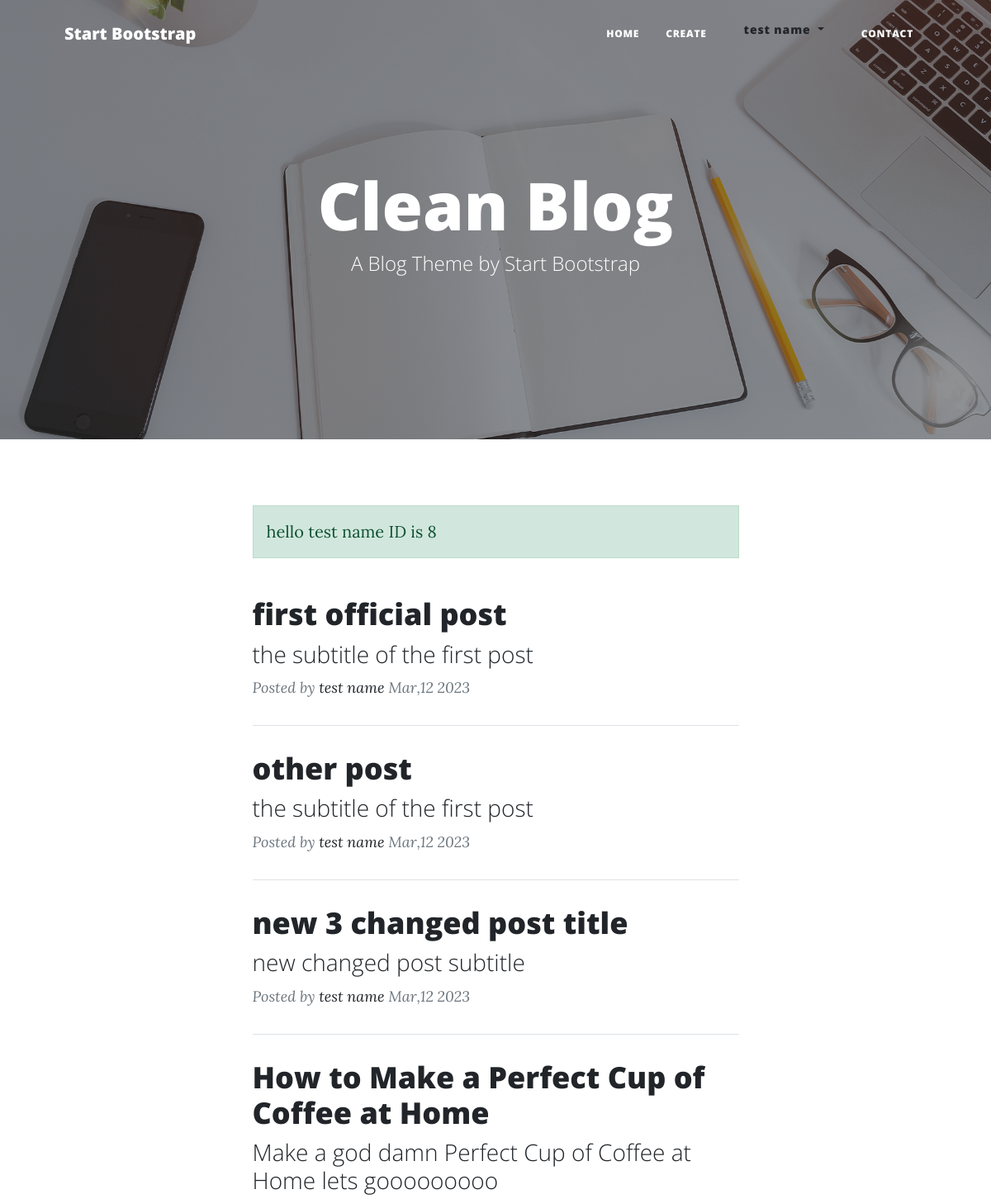
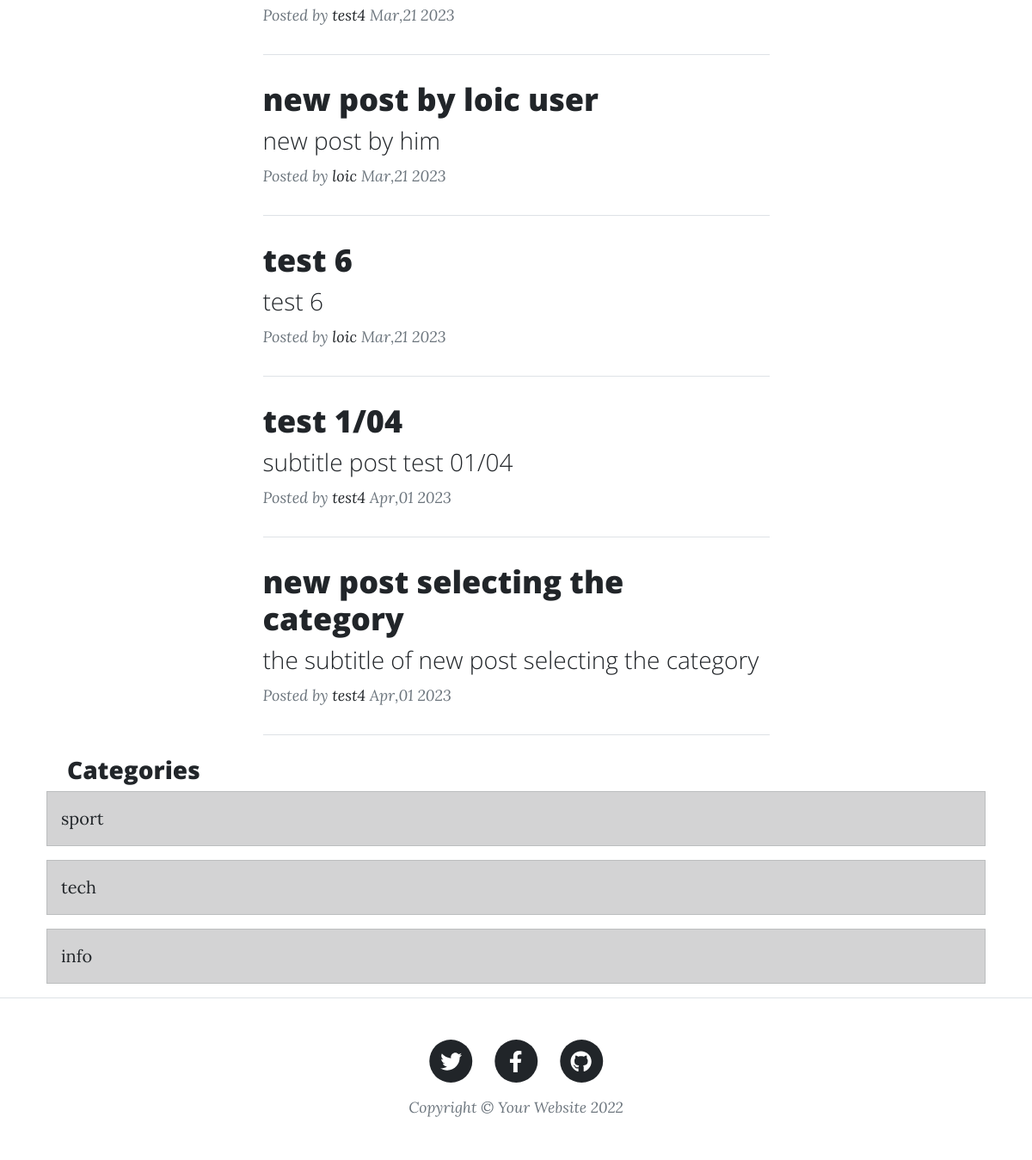
Page /index.php?success=loginsuccess (signed in) on the committed database (2 pictures, top to bottom).
### tables this page shows
CREATE TABLE IF NOT EXISTS `posts` (
  `postID` int NOT NULL AUTO_INCREMENT,
  `title` varchar(200) NOT NULL,
  `subtitle` varchar(200) NOT NULL,
  `body` text NOT NULL,
  `image` varchar(200) NOT NULL,
  `user_id` varchar(3) NOT NULL,
  `create_at` timestamp NOT NULL DEFAULT CURRENT_TIMESTAMP,
  `username` varchar(200) NOT NULL,
  `post_cat` int NOT NULL DEFAULT '1',
  PRIMARY KEY (`postID`)
);

CREATE TABLE IF NOT EXISTS `categories` (
  `catID` int NOT NULL AUTO_INCREMENT,
  `category_name` varchar(200) NOT NULL DEFAULT '0',
  `created_at` timestamp NOT NULL DEFAULT CURRENT_TIMESTAMP,
  PRIMARY KEY (`catID`)
);

### includes/show_post_cat_query.php (called while the page is built)
<?php
$catquyery = "SELECT * FROM categories";
$catresult = $conn->query($catquyery);
$catRows = array();
while ($catRow = $catresult->fetch_object()) {
    $catRows[] = $catRow;
}

### index.php (the view)
<?php
require_once "./includes/header.php";
require_once "./config/config.php";
$query = "SELECT * FROM posts";
$result = $conn->query($query);
$rows = array();
while ($row = $result->fetch_object()) {
    $rows[] = $row;
}
require_once "./includes/show_post_cat_query.php";
?>
<div class="row gx-4 gx-lg-5 justify-content-center">
    <div class="col-md-10 col-lg-8 col-xl-7">
        <?php
        if (isset($_SESSION['username'])) {
            echo '<p class="alert alert-success"> hello ' . $_SESSION['username'] . ' ID is ' . $_SESSION['user_id'] . "</p>";
        } else {
            echo "login to see your name";
        }
        ?>
    </div>
    <div class="col-md-10 col-lg-8 col-xl-7">
        <?php foreach ($rows as $row) : ?>
            <div class="post-preview">
                <a href="http://localhost/clean_post/posts/post.php?post_id=<?php echo $row->postID;; ?>">
                    <h2 class="post-title"><?php echo $row->title; ?></h2>
                    <h3 class="post-subtitle"><?php echo $row->subtitle; ?></h3>
                </a>
                <p class="post-meta">
                    Posted by
                    <a href="#!"><?php echo $row->username ?></a>
                    <?php echo date('M', strtotime($row->create_at)) . ',' . date('d', strtotime($row->create_at)) . ' ' . date('Y', strtotime($row->create_at)); ?>
                </p>
            </div>
            <hr class="my-4" />
        <?php endforeach; ?>
    </div>
    <h3 class="h3">Categories</h3>
    <?php foreach ($catRows as $catRow) { ?>
        <div class="alert alert-dark" role="alert">
            <a href="http://localhost/clean_post/categories/category.php?cat_id=<?php echo $catRow->catID; ?>"><?php echo $catRow->category_name; ?></a>
        </div>
    <?php } ?>
</div>
<?php
require_once "./includes/footer.php";
?>

### rows in the picture
posts: title "first official post", subtitle "the subtitle of the first post", username "test name", create_at "Mar", create_at "12", create_at "2023"
posts: title "other post", subtitle "the subtitle of the first post", username "test name", create_at "Mar", create_at "12", create_at "2023"
posts: title "new 3 changed post title", subtitle "new changed post subtitle", username "test name", create_at "Mar", create_at "12", create_at "2023"
posts: title "How to Make a Perfect Cup of Coffee at Home", subtitle "Make a god damn Perfect Cup of Coffee at Home lets gooooooooo", username "test4", create_at "Mar", create_at "21", create_at "2023"
posts: title "new post by loic user", subtitle "new post by him", username "loic", create_at "Mar", create_at "21", create_at "2023"
posts: title "test 6", subtitle "test 6", username "loic", create_at "Mar", create_at "21", create_at "2023"
posts: title "test 1/04", subtitle "subtitle post test 01/04", username "test4", create_at "Apr", create_at "01", create_at "2023"
posts: title "new post selecting the category", subtitle "the subtitle of new post selecting the category", username "test4", create_at "Apr", create_at "01", create_at "2023"
categories: category_name "sport"
categories: category_name "tech"
categories: category_name "info"

### other values in the picture
$_SESSION['username'] "test name"
$_SESSION['user_id'] "8"
